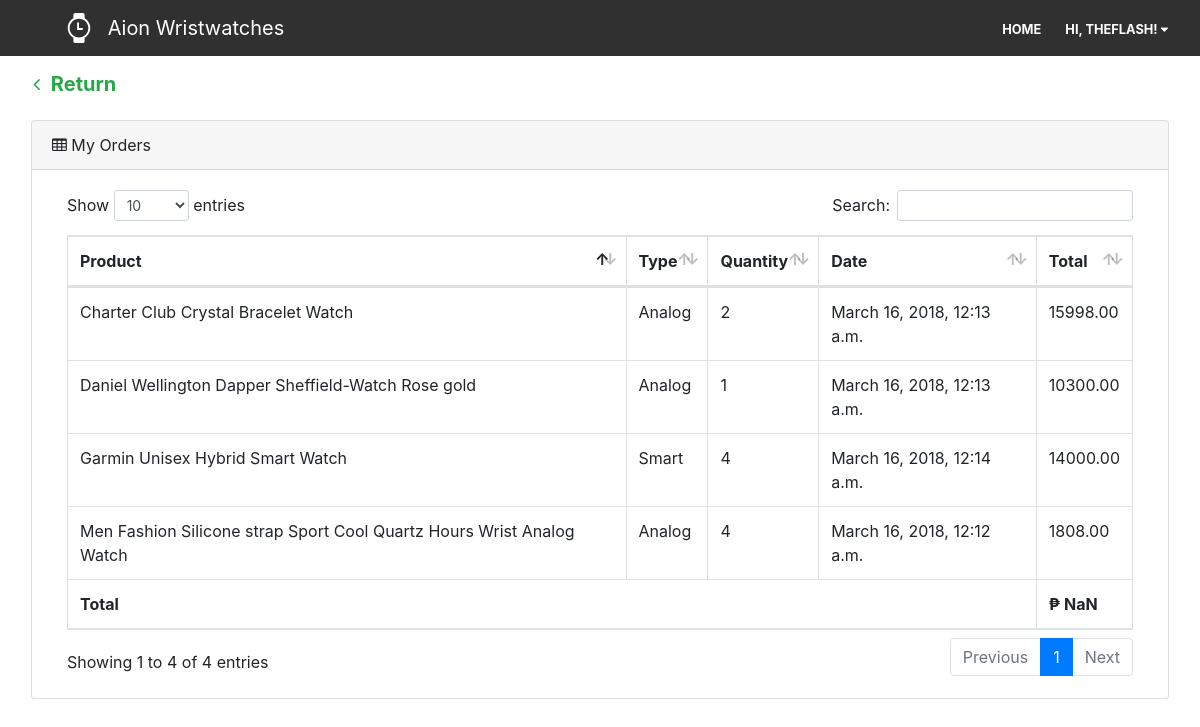
Screenshot of /myorders/ (signed in) with the database file from the repository.
### ecommerce/models.py (models this page shows, shortened)
class Transaction(models.Model):
    user = models.ForeignKey(User, on_delete=models.CASCADE)
    product = models.ForeignKey(Product, on_delete=models.CASCADE, null=True)
    quantity = models.PositiveIntegerField(null=True, validators=[MinValueValidator(1)], default=1)
    pubdate = models.DateTimeField(auto_now_add=True)
    subtotal = models.DecimalField(default=0.00, max_digits=20, decimal_places=2, validators=[MinValueValidator(0)])
    class Meta:
        verbose_name_plural = "Transactions"

class Product(models.Model):
    prodname = models.CharField(max_length=100)
    description = models.CharField(max_length=300)
    price = models.DecimalField(default=0.00, max_digits=20, decimal_places=2, validators=[MinValueValidator(0)])
    initialstock = models.PositiveIntegerField(default=0)
    quantity = models.PositiveIntegerField(default=0)
    CHOICES = (
        ('Analog', 'Analog'),
        ('Digital', 'Digital'),
        ('Smart', 'Smart'),
    )
    category = models.CharField(max_length=7, choices=CHOICES)
    image = models.ImageField(upload_to='ecommerce/static/product_images/', blank=True)
    is_active = models.BooleanField(default=True)
    class Meta:
        verbose_name_plural = "Products"

### ecommerce/views.py (the view)
# urls.py: url(r'^myorders/$', views.myorders, name='myorders'),
def myorders(request):
    if request.user.is_authenticated:
        trans = Transaction.objects.filter(user=request.user)
        return render(request, 'ecommerce/myorders.html', {'trans': trans, })
    return redirect('/')

### ecommerce/templates/ecommerce/myorders.html (shortened to what this page needs)
{% extends 'ecommerce/extends/header.html' %}
{% load static %}
{% block extrahead %}
   <link href="{% static 'css/bootstrap.min.css' %}" rel="stylesheet" type="text/css">
  <link href="{% static 'css/dataTables.bootstrap4.css' %}" rel="stylesheet" type="text/css" >
{% endblock%}
{% block body %}
  <div class="row">
    <div id="continue" class="mt-3">
        <a href="/" role="button" class="pull-left text-success" style="text-decoration: none;">
          <h5>
            <i id="continuebtn" class="fa fa-angle-left ml-5" ></i>&nbsp;&nbsp;<strong>Return</strong>
          </h5>
        </a>
      </div>
  </div>
  <div class="row ml-3 mr-3">
    <div class="container-fluid">
      <div class="card mt-3">
        <div class="card-header">
          <i class="fa fa-table"></i> My Orders</div>
        <div class="card-body">
          <div class="table-responsive">
            <table class="table table-bordered" id="dataTable" width="100%" cellspacing="0">
              <thead>
                <tr>
                  <th>Product</th>
                  <th>Type</th>
                  <th>Quantity</th>
                  <th>Date</th>
                  <th>Total</th>
                </tr>
              </thead>
              <tbody>
                  {% for tran in trans %}
                <tr>
                  <td>{{ tran.product.prodname }}</td>
                  <td>{{ tran.product.category }}</td>
                  <td>{{ tran.quantity }}</td>
                  <td>{{ tran.pubdate }}</td>
                  <td class="totals">{{ tran.subtotal }}</td>
                </tr>
                  {% endfor %}
              </tbody>
              <tfoot>
                <th colspan="4">Total</th>
                <th id="grandtotal">₱ </th>
              </tfoot>
            </table>
          </div>
        </div>
      </div>
    </div>
  </div>
  {% endblock %}

### ecommerce/templates/ecommerce/extends/header.html (shortened to what this page needs)
{% load static %}
<!DOCTYPE html>
<html lang="en">
	<head>
    	<link rel="stylesheet" type="text/css" href="{% static 'css/bootstrap.min.css' %}">
        <link rel="stylesheet" type="text/css" href="{% static 'css/main.css' %}">
        <link rel="stylesheet" type="text/css" href="{% static 'css/header.css' %}">
        <link rel="stylesheet" type="text/css" href="{% static 'fonts/css/font-awesome.min.css' %}">
		{% block extrahead %}{% endblock %}
	</head>
	<body>
		<nav id="navbar" class="navbar navbar-expand-lg navbar-dark" >
  			<a class="navbar-brand ml-5" href="{% url 'ecommerce:index' %}">
  				<img src="{{ STATIC_URL }} /static/brand/watch.svg" width="30" height="30" class="d-inline-block align-top mr-2" alt="">
  				Aion Wristwatches
  			</a>
	  		<div class="collapse navbar-collapse" id="navbarSupportedContent">
	    		<ul class="navbar-nav ml-auto">
	    				<li class="nav-item mr-2">
	    					<a href="/" class="nav-link"><small><strong>HOME</strong></small></a>
	    				</li>
	    			{% if user.is_authenticated and user.usertypes == 'Customer'%}
	    				<li class="nav-item mr-2">
                            <div class="dropdown">
                                <a class="nav-link text-uppercase font-weight-bold" role="button" id="usernameMenu" href="#" data-toggle="dropdown" aria-haspopup="true" aria-expanded="false"><small><strong>HI, {{ user.username }}! <i class="fa fa-caret-down"></i></strong></small></a>
                            </div>
	    				</li>
	    			{% endif %}
	    		</ul>
	  		</div>
		</nav>
    	{% block body %}
    	{% endblock %}
	</body>
</html>

### ecommerce/static/css/main.css (style rules this page uses)
#navbar { background-color: #303030; }

### rows the page displays
Transaction: product.prodname "Men Fashion Silicone strap Sport Cool Quartz Hours Wrist Analog Watch", product.category "Analog", quantity "4", pubdate "March 16, 2018, 12:12 a.m.", subtotal "1808.00"
Transaction: product.prodname "Daniel Wellington Dapper Sheffield-Watch Rose gold", product.category "Analog", quantity "1", pubdate "March 16, 2018, 12:13 a.m.", subtotal "10300.00"
Transaction: product.prodname "Charter Club Crystal Bracelet Watch", product.category "Analog", quantity "2", pubdate "March 16, 2018, 12:13 a.m.", subtotal "15998.00"
Transaction: product.prodname "Garmin Unisex Hybrid Smart Watch", product.category "Smart", quantity "4", pubdate "March 16, 2018, 12:14 a.m.", subtotal "14000.00"

### other values shown
{{ user.username }} "THEFLASH"
